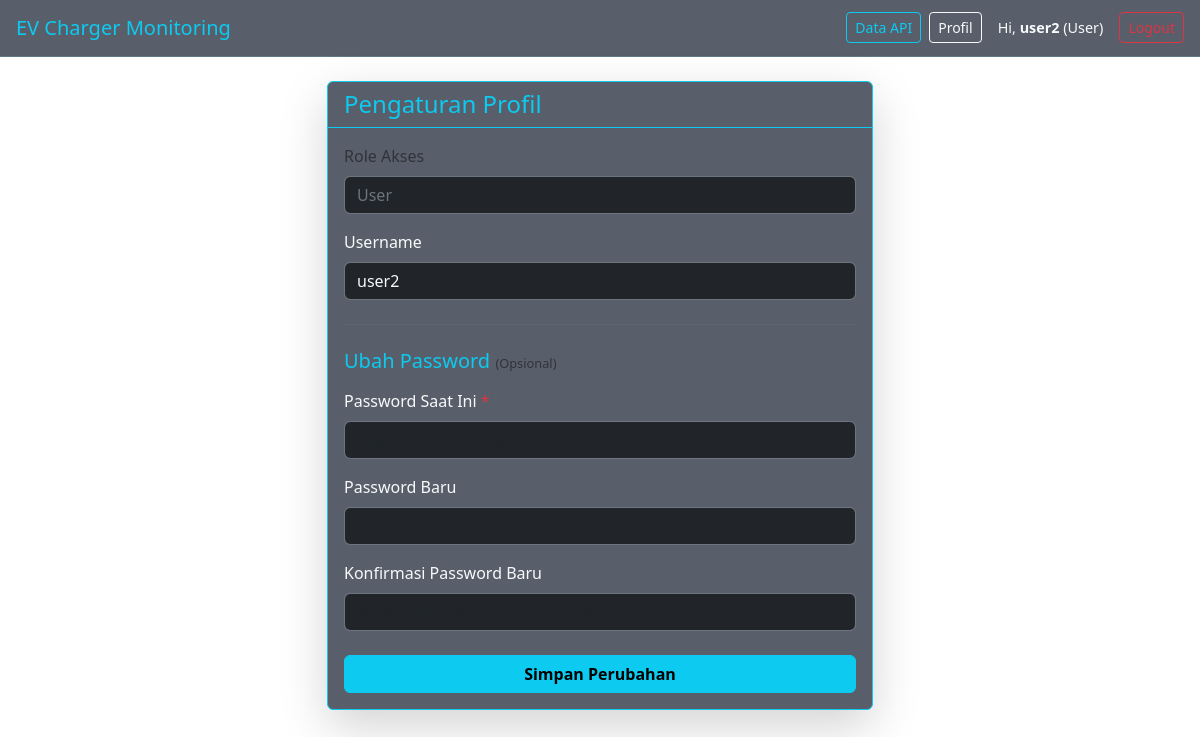
Page /profile/ (signed in) on the committed database.
### tables this page shows
CREATE TABLE users (
            id INTEGER PRIMARY KEY AUTOINCREMENT,
            username TEXT UNIQUE NOT NULL,
            password_hash TEXT NOT NULL,
            role TEXT NOT NULL DEFAULT 'user'
        , is_approved INTEGER DEFAULT 0, is_active INTEGER DEFAULT 1, last_login_at TEXT);

### routes/profile.py (the view, shortened to what this page needs)
@profile_bp.route("/", methods=["GET", "POST"])
@login_required
def index():
    conn = db_conn()
    cur = conn.cursor()
    user_id = session.get("user_id")
    cur.execute("SELECT username, role, last_login_at FROM users WHERE id = ?", (user_id,))
    user = cur.fetchone()
    conn.close()
    return render_template("users/profile.html", user=user)

### routes/auth.py (called while the page is built)
def db_conn():
    conn = sqlite3.connect(DB_PATH, timeout=30.0)
    conn.row_factory = sqlite3.Row
    return conn

def login_required(f):
    @wraps(f)
    def decorated_function(*args, **kwargs):
        if "user_id" not in session:
            flash("Silakan login terlebih dahulu.", "error")
            return redirect(url_for("auth.login"))
        return f(*args, **kwargs)
    return decorated_function

### templates/users/profile.html (shortened to what this page needs)
{% extends "base.html" %}
{% block content %}
<div class="row mt-4 justify-content-center">
    <div class="col-md-6">
        <div class="card shadow-lg border-info" style="background: rgba(10, 20, 36, 0.68); backdrop-filter: blur(10px);">
            <div class="card-header border-info bg-transparent">
                <h4 class="mb-0 text-info">Pengaturan Profil</h4>
            </div>
            <div class="card-body text-light">
                <form method="POST" action="{{ url_for('profile.index') }}">
                    <div class="mb-3">
                        <label class="form-label text-muted">Role Akses</label>
                        <input type="text" class="form-control bg-dark text-secondary border-secondary" value="{{ user.role|title }}" disabled>
                    </div>
                    <div class="mb-3">
                        <label for="username" class="form-label">Username</label>
                        <input type="text" class="form-control bg-dark text-light border-secondary" id="username" name="username" value="{{ user.username }}" required>
                    </div>
                    <hr class="border-secondary my-4">
                    <h5 class="text-info mb-3">Ubah Password <small class="text-muted" style="font-size: 0.8rem;">(Opsional)</small></h5>
                    <div class="mb-3">
                        <label for="current_password" class="form-label">Password Saat Ini <span class="text-danger">*</span></label>
                        <input type="password" class="form-control bg-dark text-light border-secondary" id="current_password" name="current_password" required placeholder="Wajib diisi untuk menyimpan perubahan">
                    </div>
                    <div class="mb-3">
                        <label for="new_password" class="form-label">Password Baru</label>
                        <input type="password" class="form-control bg-dark text-light border-secondary" id="new_password" name="new_password" placeholder="Kosongkan jika tidak ingin ganti">
                    </div>
                    <div class="mb-4">
                        <label for="confirm_password" class="form-label">Konfirmasi Password Baru</label>
                        <input type="password" class="form-control bg-dark text-light border-secondary" id="confirm_password" name="confirm_password" placeholder="Kosongkan jika tidak ingin ganti">
                    </div>
                    <div class="d-grid">
                        <button type="submit" class="btn btn-info fw-bold">Simpan Perubahan</button>
                    </div>
                </form>
            </div>
        </div>
    </div>
</div>
{% endblock %}

### templates/base.html (shortened to what this page needs)
<!DOCTYPE html>
<html lang="id">
<head>
    <link href="https://cdn.jsdelivr.net/npm/bootstrap@5.3.3/dist/css/bootstrap.min.css" rel="stylesheet">
</head>
<body>
<nav class="navbar navbar-expand-lg navbar-dark px-3" style="background: rgba(10, 20, 36, 0.68); border-bottom: 1px solid rgba(148, 233, 255, 0.18);">
    <a class="navbar-brand text-info" href="{{ url_for('index') }}">EV Charger Monitoring</a>
    <div class="ms-auto d-flex align-items-center gap-2">
        <a class="btn btn-outline-info btn-sm" href="{{ url_for('api_data.data_api_page') }}">Data API</a>
        {% if session.get('user_id') %}
            <a class="btn btn-outline-light btn-sm" href="{{ url_for('profile.index') }}">Profil</a>
            <span class="navbar-text me-2 ms-2 text-light" style="font-size: 0.9em;">
                Hi, <strong>{{ session.get('username') }}</strong> ({{ session.get('role')|title }})
            </span>
            <a class="btn btn-outline-danger btn-sm" href="{{ url_for('auth.logout') }}">Logout</a>
        {% else %}
            <a class="btn btn-info btn-sm" href="{{ url_for('auth.login') }}">Login</a>
            <a class="btn btn-outline-info btn-sm" href="{{ url_for('auth.register') }}">Register</a>
        {% endif %}
    </div>
</nav>
<div class="container mt-4">
    {% block content %}{% endblock %}
</div>
</body>
</html>

### rows in the picture
users: get "user2", get "User", role "User", username "user2"
